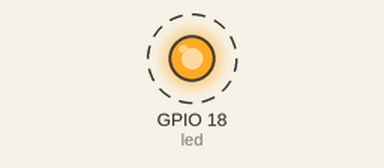
The program below on a simulated ESP32 board running MicroPython. Parts: output pins drawn as LEDs (lit = HIGH). Dashed ring = blinking.

Above: at 0.2 s.
Timing chart, 0 to 3.0 s (numbered marks = the images above):
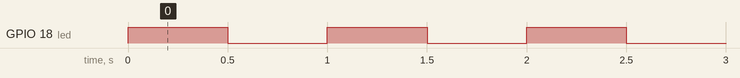

The program:

Led_blink.py
```python
# LED blink with loop

# This sketch shows how to blink an LED connected to GPIO 18 using a loop.
#
#  Components
#  ----------
#   - ESP32
#   - 330Ohm resistor for the LED
#   - 5mm LED
#   -     Connect anode to GPIO 18
#   -     Connect cathode to GND via the resistor
#   - Wires
#   - Breadboard

from machine import Pin
from utime import sleep_ms # "utime" is an optimized subset version of the CPython time module

led = Pin(18, Pin.OUT)    # create output pin on GPIO18

while True:
    led.on()                 # set pin to "on" (high) level
    sleep_ms(500)
    led.off()                # set pin to "off" (low) level
    sleep_ms(500)
```

Measured:
- by itself, GPIO 18 (led): alternates HIGH for 0.50 s and LOW for 0.50 s
